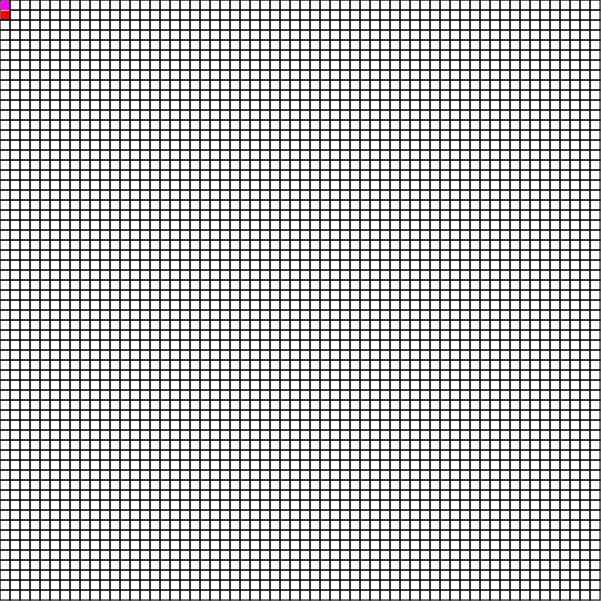
Frame 1 (no input)
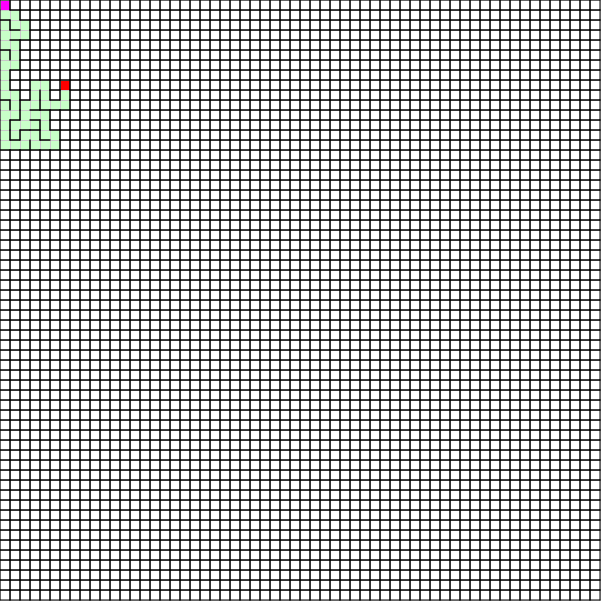
Frame 60 (no input)
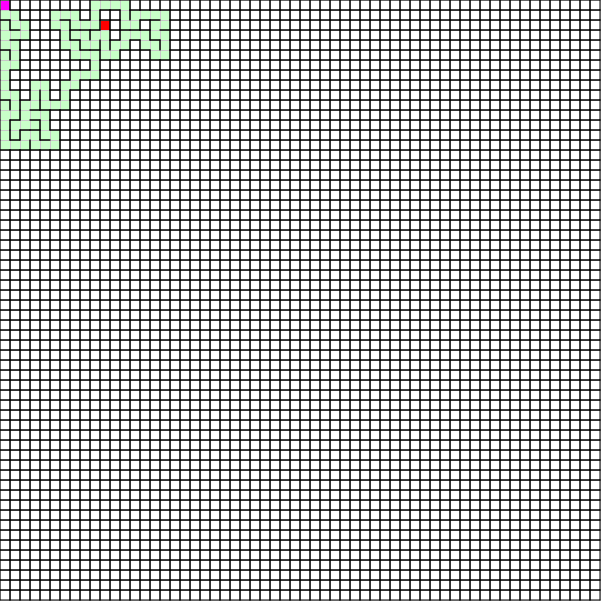
Frame 120 (the mouse pressed at the canvas centre since frame 60)

The p5.js sketch that drew these frames (run headless with seeded random() and noise() and a simulated clock; from frame 60 on, the mouse is pressed at the canvas centre):

// p5.js sketch
// ── sketch.js
const cells = [];
const w = 10;
let stack = [];

function setup() {
  createCanvas(601, 601);
  const rows = floor(width / w)
  const cols = floor(height / w)
  for (let i = 0; i < rows; i++) {
    for (let j = 0; j < cols; j++) {
      cells.push(new Cell(j, i, w));
    }
  }
  cells[0].visit();
  cells[0].start = true;
  stack.push(cells[0]);
}

function tick() {
  const current = stack[stack.length - 1];
  current.current = false;
  let neighbours = Cell.getUnVisitedNeighbours(current, cells);
  if (neighbours.length) {
    let next = random(neighbours);
    stack.push(next);
    Cell.removeWall(current, next);
    next.visit();
  } else {
    stack.pop();
  }
  stack[stack.length - 1].current = true;
}

function check() {
  let is = cells.find(cell => !cell.visited);
  if (!is) {
    stack[stack.length - 1].goal = true;
    stack.forEach(cell => cell.route = true);
    noLoop();
  }
}

function draw() {
  background(200);
  tick();
  check();
  cells.forEach(cell => cell.show());
}
// ── cell.js
class Cell {
  constructor(x, y, w) {
    this.x = x;
    this.y = y;
    this.w = w;
    this.left = true;
    this.top = true;
    this.right = true;
    this.bottom = true;
    this.visited = false;
    this.start = false;
    this.goal = false;
    this.route = false;
    this.current = false;
  }

  visit() {
    this.visited = true;
  }

  show() {
    const left = this.x * this.w;
    const top = this.y * this.w;
    const bottom = top + this.w;
    const right = left + this.w;
    noStroke();
    if (this.start) {
      fill(255, 0, 255)
    } else if (this.goal) {
      fill(255, 0, 255)
    } else if (this.current) {
      fill(255, 0, 0)
    } else if (this.route) {
      fill(0, 255, 255)
    } else if (this.visited) {
      fill(200, 255, 200)
    } else {
      fill(255, 255, 255);
    }
    rect(left + 1, top + 1, this.w - 1, this.w - 1);
    stroke(0);
    strokeWeight(1);
    if (this.left) line(left, bottom, left, top);
    if (this.top) line(left, top, right, top);
    if (this.right) line(right, top, right, bottom);
    if (this.bottom) line(right, bottom, left, bottom);
  }

  static getUnVisitedNeighbours(current, cells) {
    return cells.filter(cell =>
      ((current.x === cell.x - 1 && current.y === cell.y    ) ||
       (current.x === cell.x     && current.y === cell.y - 1) ||
       (current.x === cell.x + 1 && current.y === cell.y    ) ||
       (current.x === cell.x     && current.y === cell.y + 1)) &&
      (!cell.visited)
      )
  }

  static removeWall(current, target) {
    if (current.x - 1 === target.x && current.y === target.y ) {
      current.left = false;
      target.right = false;
    } else if (current.x === target.x && current.y - 1 === target.y ) {
      current.top = false;
      target.bottom = false;
    } else if (current.x + 1 === target.x && current.y === target.y ) {
      current.right = false;
      target.left = false;
    } else if (current.x === target.x && current.y + 1 === target.y ) {
      current.bottom = false;
      target.top = false;
    }
  }
}
